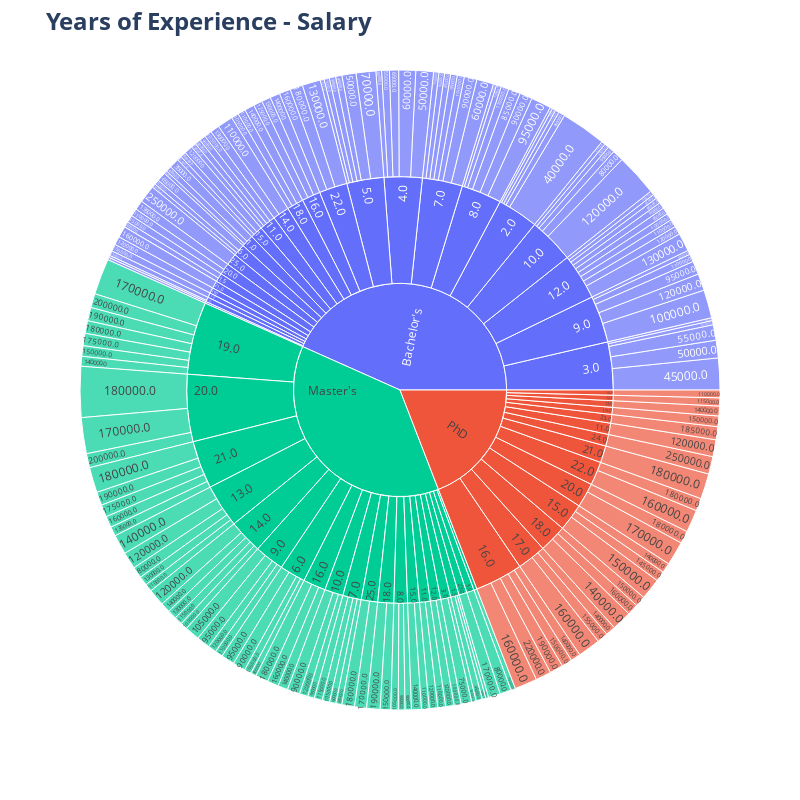

Notebook cell for this chart:
### Code cell
fig = px.sunburst(df, path=['Education Level', 'Years of Experience', 'Salary'], color='Education Level', values='Salary')
fig.update_layout(title='<b> Years of Experience - Salary </b>', title_font={'size':24}, autosize=False, width=800, height=800)
fig.update_traces(insidetextorientation='radial')

fig.show()

### Figure 1 — Plotly figure (JSON) as saved in the notebook; plotly's stock layout.template omitted (floating-point values rounded to 4 significant figures; data arrays with more than 128 entries replaced by an {"elided": "..."} marker saying what was removed)
{"data": [{"branchvalues": "total", "customdata": {"elided": "242x1 str values"}, "domain": {"x": [0, 1], "y": [0, 1]}, "hovertemplate": "labels=%{label}<br>Salary=%{value}<br>parent=%{parent}<br>id=%{id}<br>Education Level=%{customdata[0]}<extra></extra>", "ids": {"elided": "242 str values"}, "insidetextorientation": "radial", "labels": {"elided": "242 str values"}, "marker": {"colors": {"elided": "242 str values"}}, "name": "", "parents": {"elided": "242 str values"}, "type": "sunburst", "values": {"elided": "242 int values"}}], "layout": {"autosize": false, "height": 800, "legend": {"tracegroupgap": 0}, "margin": {"t": 60}, "title": {"font": {"size": 24}, "text": "<b> Years of Experience - Salary </b>"}, "width": 800}}
